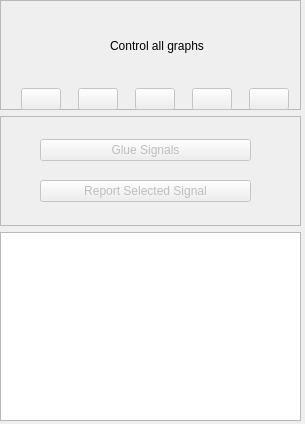
<?xml version="1.0" encoding="UTF-8"?>
<ui version="4.0">
 <class>Controls_Widget</class>
 <widget class="QWidget" name="Controls_Widget">
  <property name="geometry">
   <rect>
    <x>0</x>
    <y>0</y>
    <width>305</width>
    <height>424</height>
   </rect>
  </property>
  <property name="minimumSize">
   <size>
    <width>305</width>
    <height>0</height>
   </size>
  </property>
  <property name="windowTitle">
   <string>Controls_Widget</string>
  </property>
  <widget class="QWidget" name="layoutWidget">
   <property name="geometry">
    <rect>
     <x>0</x>
     <y>0</y>
     <width>301</width>
     <height>421</height>
    </rect>
   </property>
   <layout class="QVBoxLayout" name="verticalLayout_2">
    <item>
     <widget class="QFrame" name="frame">
      <property name="minimumSize">
       <size>
        <width>0</width>
        <height>110</height>
       </size>
      </property>
      <property name="frameShape">
       <enum>QFrame::Shape::StyledPanel</enum>
      </property>
      <property name="frameShadow">
       <enum>QFrame::Shadow::Raised</enum>
      </property>
      <widget class="QWidget" name="layoutWidget">
       <property name="geometry">
        <rect>
         <x>10</x>
         <y>10</y>
         <width>294</width>
         <height>100</height>
        </rect>
       </property>
       <layout class="QVBoxLayout" name="verticalLayout">
        <item>
         <widget class="QLabel" name="label">
          <property name="text">
           <string>Control all graphs</string>
          </property>
          <property name="alignment">
           <set>Qt::AlignmentFlag::AlignCenter</set>
          </property>
         </widget>
        </item>
        <item>
         <layout class="QHBoxLayout" name="horizontalLayout_2">
          <item>
           <widget class="QPushButton" name="slow_down_btn">
            <property name="enabled">
             <bool>false</bool>
            </property>
            <property name="sizePolicy">
             <sizepolicy hsizetype="Fixed" vsizetype="Fixed">
              <horstretch>0</horstretch>
              <verstretch>0</verstretch>
             </sizepolicy>
            </property>
            <property name="text">
             <string/>
            </property>
            <property name="icon">
             <iconset>
              <normaloff>../Icons/fast-backward.png</normaloff>../Icons/fast-backward.png</iconset>
            </property>
           </widget>
          </item>
          <item>
           <widget class="QPushButton" name="pause_play_btn">
            <property name="enabled">
             <bool>false</bool>
            </property>
            <property name="sizePolicy">
             <sizepolicy hsizetype="Fixed" vsizetype="Fixed">
              <horstretch>0</horstretch>
              <verstretch>0</verstretch>
             </sizepolicy>
            </property>
            <property name="text">
             <string/>
            </property>
            <property name="icon">
             <iconset>
              <normaloff>../Icons/pause.png</normaloff>../Icons/pause.png</iconset>
            </property>
           </widget>
          </item>
          <item>
           <widget class="QPushButton" name="speed_up_btn">
            <property name="enabled">
             <bool>false</bool>
            </property>
            <property name="sizePolicy">
             <sizepolicy hsizetype="Fixed" vsizetype="Fixed">
              <horstretch>0</horstretch>
              <verstretch>0</verstretch>
             </sizepolicy>
            </property>
            <property name="text">
             <string/>
            </property>
            <property name="icon">
             <iconset>
              <normaloff>../Icons/fast-forward.png</normaloff>../Icons/fast-forward.png</iconset>
            </property>
           </widget>
          </item>
          <item>
           <widget class="QPushButton" name="zoom_in_btn">
            <property name="enabled">
             <bool>false</bool>
            </property>
            <property name="sizePolicy">
             <sizepolicy hsizetype="Fixed" vsizetype="Fixed">
              <horstretch>0</horstretch>
              <verstretch>0</verstretch>
             </sizepolicy>
            </property>
            <property name="text">
             <string/>
            </property>
            <property name="icon">
             <iconset>
              <normaloff>../../Icons/zoom-in.png</normaloff>../../Icons/zoom-in.png</iconset>
            </property>
           </widget>
          </item>
          <item>
           <widget class="QPushButton" name="zoom_out_btn">
            <property name="enabled">
             <bool>false</bool>
            </property>
            <property name="sizePolicy">
             <sizepolicy hsizetype="Fixed" vsizetype="Fixed">
              <horstretch>0</horstretch>
              <verstretch>0</verstretch>
             </sizepolicy>
            </property>
            <property name="text">
             <string/>
            </property>
            <property name="icon">
             <iconset>
              <normaloff>../../Icons/zoom-out.png</normaloff>../../Icons/zoom-out.png</iconset>
            </property>
           </widget>
          </item>
         </layout>
        </item>
       </layout>
      </widget>
     </widget>
    </item>
    <item>
     <widget class="QFrame" name="frame_2">
      <property name="minimumSize">
       <size>
        <width>0</width>
        <height>110</height>
       </size>
      </property>
      <property name="frameShape">
       <enum>QFrame::Shape::StyledPanel</enum>
      </property>
      <property name="frameShadow">
       <enum>QFrame::Shadow::Raised</enum>
      </property>
      <widget class="QWidget" name="layoutWidget">
       <property name="geometry">
        <rect>
         <x>40</x>
         <y>10</y>
         <width>211</width>
         <height>91</height>
        </rect>
       </property>
       <layout class="QVBoxLayout" name="verticalLayout_3">
        <item>
         <widget class="QPushButton" name="glue_btn">
          <property name="enabled">
           <bool>false</bool>
          </property>
          <property name="text">
           <string>Glue Signals</string>
          </property>
          <property name="icon">
           <iconset>
            <normaloff>../Icons/liquid-glue.png</normaloff>../Icons/liquid-glue.png</iconset>
          </property>
          <property name="iconSize">
           <size>
            <width>24</width>
            <height>24</height>
           </size>
          </property>
         </widget>
        </item>
        <item>
         <widget class="QPushButton" name="report_btn">
          <property name="enabled">
           <bool>false</bool>
          </property>
          <property name="text">
           <string>Report Selected Signal</string>
          </property>
          <property name="icon">
           <iconset>
            <normaloff>../Icons/seo-report.png</normaloff>../Icons/seo-report.png</iconset>
          </property>
          <property name="iconSize">
           <size>
            <width>24</width>
            <height>24</height>
           </size>
          </property>
         </widget>
        </item>
       </layout>
      </widget>
     </widget>
    </item>
    <item>
     <widget class="QListWidget" name="signals_list_widget">
      <property name="maximumSize">
       <size>
        <width>16777215</width>
        <height>16777215</height>
       </size>
      </property>
     </widget>
    </item>
   </layout>
  </widget>
 </widget>
 <resources/>
 <connections/>
</ui>
